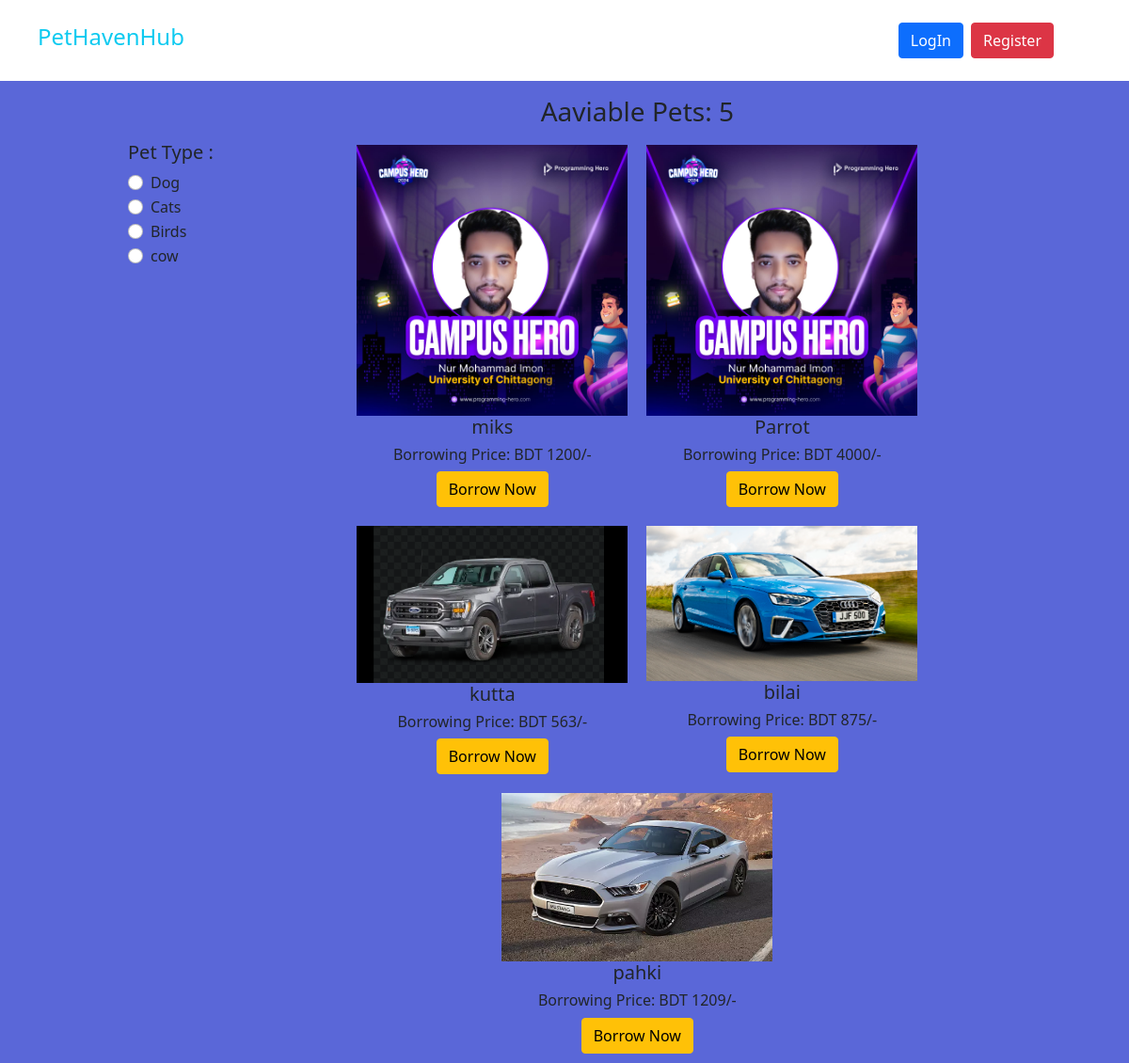
/home/, run on the app's committed database.
### pets/models.py (models this page shows, shortened)
class CategoryModel(models.Model):
    category_name = models.CharField(max_length=200)
    slug = models.SlugField(max_length=100,unique=True, null=True, blank=True)

class Pet_Model(models.Model):
    name = models.CharField(max_length=50)
    desc = models.TextField()
    price = models.IntegerField()
    quantity = models.IntegerField(blank=True, null=True)
    image = models.ImageField(upload_to='book_images/')
    category_name = models.ForeignKey(CategoryModel, on_delete=models.CASCADE)
    author = models.ForeignKey(User, on_delete=models.CASCADE)

### core/views.py (the view)
# urls.py: path('', HomeView.as_view(), name='home'),
def home(request, category_slug = None):
    data = Pet_Model.objects.all()
    categorys = CategoryModel.objects.all()
    if category_slug is not None:
        category_name = CategoryModel.objects.get(slug = category_slug)
        data = Pet_Model.objects.filter(category_name  = category_name)
    return render(request, 'home.html', {'data' : data, 'categorys':categorys})

### core/templates/home.html (shortened to what this page needs)
{% extends 'base.html' %}
{% block content %}
    <div class="d-flex flex-wrap px-5 pt-3 ">
        <div class="class col-2 mt-5">
            <h5>Pet Type :</h5>
            {% for category in categorys %}
            <div class="form-check">
                <input class="form-check-input" type="radio"  name="category" id="{{category.id}}" >
                <label class="form-check-label" for="{{category.id}}">
                <a href="{% url 'category_wise_pet' category.slug %}" class="text-decoration-none text-dark" >{{category.category_name}}</a>
                </label>
            </div>
            {% endfor %}
        </div>
        <div class="class col-10">
            <h3 class="text-center"> Aaviable Pets: {{data | length}}</h3>
            <div class="d-flex flex-wrap justify-content-center">
                {% for book in data %}
                    <div class="book" style="width: 18rem; margin: 10px; border-radius:10px">
                        {% if book.image %}
                            <img class="book-img-top" src="{{ book.image.url }}" alt="{{ book.name }}">
                        {% endif %}
                        <div class="book-body text-center">
                            <h5 class="book-title">{{ book.name }}</h5>
                            <h6>Borrowing Price: BDT {{ book.price }}/-</h6>
                            <a href="{% url 'adopt_pet' book.id %}" class="btn btn-warning">Borrow Now</a>
                        </div>
                    </div>
                {% endfor %}
            </div>
        </div>
    </div>
{% endblock %}

### core/templates/base.html (shortened to what this page needs)
{% load static %}
<!DOCTYPE html>
<html lang="en">
    <head>
        <link href="https://unpkg.com/tailwindcss@^1.0/dist/tailwind.min.css" rel="stylesheet">
        <link
        href="https://cdn.jsdelivr.net/npm/bootstrap@5.0.2/dist/css/bootstrap.min.css"
        rel="stylesheet"
/>
    </head>
    <body class="bg-indigo-600">
        {% include 'navbar.html' %}
        {% block body %}
            <div class="lg:container lg:mx-auto" id="main">
                {% block content %}
                {% endblock %}
            </div>
        {% endblock %}
    </body>
</html>

### core/templates/navbar.html (shortened to what this page needs)
<nav class="flex items-center justify-between flex-wrap bg-white p-6 px-10">
    <div class="flex items-center flex-shrink-0 text-white mr-6">
        <h4 class="text-info">PetHavenHub</h4>
    </div>
    <div class="w-full block flex-grow lg:flex lg:items-center lg:w-auto px-10">
        {% if request.user.is_authenticated %}
            <div class="text-md lg:flex-grow">
                <span style="text-decoration: none; font-weight: bold;margin-right: 20px;">
                    <a href="{% url 'deposit_money' %}" style="text-decoration: none; font-weight: bold;">Deposit</a>
                </span>
                <span style="text-decoration: none; font-weight: bold;margin-right: 20px;">
                    <a href="{% url 'add_post' %}" style="text-decoration: none; font-weight: bold; color: yellow;">Add Post</a>
                </span>
                <span style="text-decoration: none; font-weight: bold;">
                    <a href="{% url 'author_post_pets' %}" style="text-decoration: none; font-weight: bold; color: red;">Your Pets</a>
                </span>
            </div>
            <div class="flex w-auto">
                <div class="text-blue-900 my-auto font-black px-5">Welcome, {{ request.user.first_name }} (balance : {{request.user.account.balance}}) </div>
                <div class="d-flex gap-2">
                    <a href="{% url 'profile' %}" class="btn btn-primary">Profile</a>
                    <a href="{% url 'logout' %}" class="btn btn-danger">Logout</a>
                </div>
            </div>
        {% else %}
            <div>
                <a href="{% url 'login' %}" class="btn btn-primary mr-2">LogIn</a>
            </div>
            <div>
                <a href="" class="btn btn-danger">Register</a>
            </div>
        {% endif %}
    </div>
</nav>

### data on the page
CategoryModel: category_name "Dog"
CategoryModel: category_name "Cats"
CategoryModel: category_name "Birds"
CategoryModel: category_name "cow"
Pet_Model: image (picture), name "miks", price "1200"
Pet_Model: image (picture), name "Parrot", price "4000"
Pet_Model: image (picture), name "kutta", price "563"
Pet_Model: image (picture), name "bilai", price "875"
Pet_Model: image (picture), name "pahki", price "1209"

### other printed values
{{ data | length }} "5"
